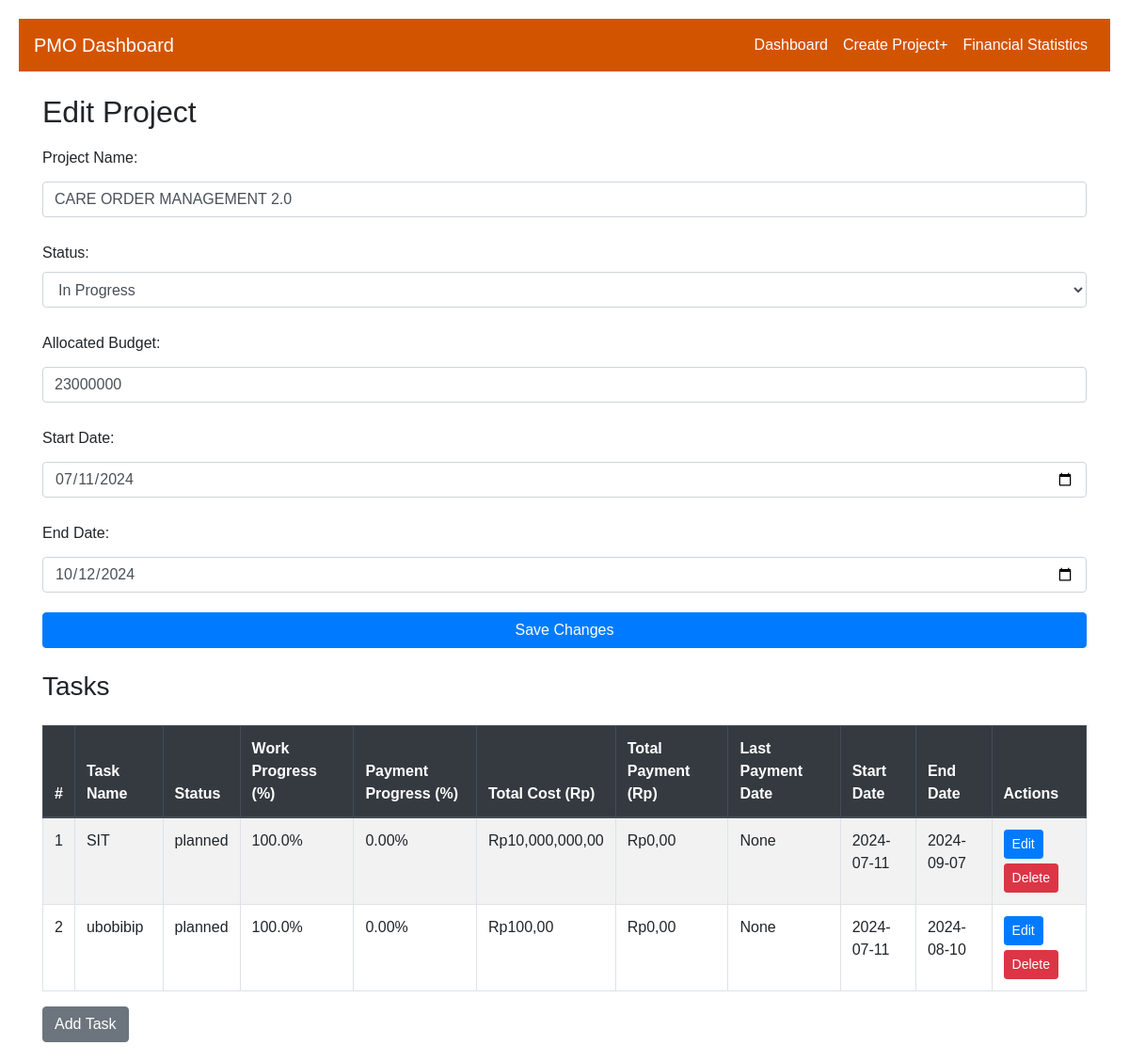
Screenshot of /edit_project/1 with the database file from the repository.
### app/models.py (models this page shows, shortened)
class Project(db.Model):
    id = db.Column(db.Integer, primary_key=True)
    name = db.Column(db.String(100), nullable=False)
    status = db.Column(db.String(50), nullable=False)
    allocated_budget = db.Column(db.Integer, nullable=False, default=0)
    start_date = db.Column(db.Date, nullable=False, default=datetime.utcnow)
    end_date = db.Column(db.Date, nullable=True)

class Task(db.Model):
    id = db.Column(db.Integer, primary_key=True)
    name = db.Column(db.String(100), nullable=False)
    status = db.Column(db.String(50), nullable=False)
    progress = db.Column(db.Integer, nullable=False, default=0)
    payment_progress = db.Column(db.Integer, nullable=False)
    cost = db.Column(db.Integer, nullable=False)
    outgoing_costs = db.Column(db.Integer, nullable=False, default=0)
    start_date = db.Column(db.Date, nullable=False, default=datetime.utcnow)
    end_date = db.Column(db.Date, nullable=True)
    last_payment_date = db.Column(db.Date, nullable=True)
    project_id = db.Column(db.Integer, db.ForeignKey('project.id'), nullable=False)
    project = db.relationship('Project', backref=db.backref('tasks', lazy=True))
    subtasks = db.relationship('Subtask', backref='task', lazy=True, cascade="all, delete-orphan")
    @property
    def total_payment(self):
        return self.outgoing_costs
    @property
    def work_progress(self):
        total_subtasks = len(self.subtasks)
        if total_subtasks == 0:
            return 0
        completed_subtasks = sum(1 for subtask in self.subtasks if subtask.status == 'done')
        return (completed_subtasks / total_subtasks) * 100

class Subtask(db.Model):
    id = db.Column(db.Integer, primary_key=True)
    name = db.Column(db.String(100), nullable=False)
    status = db.Column(db.String(50), nullable=False, default='planned')
    task_id = db.Column(db.Integer, db.ForeignKey('task.id'), nullable=False)

### app/views.py (the view, shortened to what this page needs)
@app.route('/edit_project/<int:project_id>', methods=['GET', 'POST'])
def edit_project(project_id):
    project = Project.query.get_or_404(project_id)
    return render_template('edit_project.html', project=project)

### app/templates/edit_project.html (shortened to what this page needs)
{% extends 'base.html' %}
{% block content %}
<h2 class="mt-4">Edit Project</h2>
<form action="{{ url_for('edit_project', project_id=project.id) }}" method="POST" class="mb-4">
    <div class="form-group">
        <label for="name">Project Name:</label>
        <input type="text" id="name" name="name" class="form-control" value="{{ project.name }}" required>
    </div>
    <div class="form-group">
        <label for="status">Status:</label>
        <select id="status" name="status" class="form-control" required>
            <option value="progress" {% if project.status == 'progress' %}selected{% endif %}>In Progress</option>
        </select>
    </div>
    <div class="form-group">
        <label for="allocated_budget">Allocated Budget:</label>
        <input type="number" id="allocated_budget" name="allocated_budget" class="form-control" value="{{ project.allocated_budget }}" required>
    </div>
    <div class="form-group">
        <label for="start_date">Start Date:</label>
        <input type="date" id="start_date" name="start_date" class="form-control" value="{{ project.start_date }}" required>
    </div>
    <div class="form-group">
        <label for="end_date">End Date:</label>
        <input type="date" id="end_date" name="end_date" class="form-control" value="{{ project.end_date }}">
    </div>
    <button type="submit" class="btn btn-primary">Save Changes</button>
</form>
<h3>Tasks</h3>
<table class="table table-striped table-bordered mt-4">
    <thead class="thead-dark">
        <tr>
            <th>#</th>
            <th>Task Name</th>
            <th>Status</th>
            <th>Work Progress (%)</th>
            <th>Payment Progress (%)</th>
            <th>Total Cost (Rp)</th>
            <th>Total Payment (Rp)</th>
            <th>Last Payment Date</th>
            <th>Start Date</th>
            <th>End Date</th>
            <th>Actions</th>
        </tr>
    </thead>
    <tbody>
        {% for task in project.tasks %}
        <tr>
            <td>{{ loop.index }}</td>
            <td>{{ task.name }}</td>
            <td>{{ task.status }}</td>
            <td>{{ task.work_progress }}%</td>
            <td>{{ '{:.2f}'.format(task.total_payment / task.cost * 100) if task.cost > 0 else '0' }}%</td>
            <td>Rp{{ '{:,.2f}'.format(task.cost).replace(',', '.').replace('.', ',') }}</td>
            <td>Rp{{ '{:,.2f}'.format(task.outgoing_costs).replace(',', '.').replace('.', ',') }}</td>
            <td>{{ task.last_payment_date }}</td>
            <td>{{ task.start_date }}</td>
            <td>{{ task.end_date }}</td>
            <td>
                <a href="{{ url_for('edit_task', task_id=task.id) }}" class="btn btn-primary btn-sm">Edit</a>
                <form action="{{ url_for('delete_task', task_id=task.id) }}" method="POST" style="display:inline;">
                    <button type="submit" class="btn btn-danger btn-sm">Delete</button>
                </form>
            </td>
        </tr>
        {% endfor %}
    </tbody>
</table>
<a href="{{ url_for('add_task', project_id=project.id) }}" class="btn btn-secondary">Add Task</a>
{% endblock %}

### app/static/css/style.css (style rules this page uses)
body { font-family: Arial, sans-serif; margin: 20px; }
table { width: 100%; border-collapse: collapse; }
table, th, td { border: 1px solid black; }
th, td { padding: 10px; text-align: left; }
form { display: flex; flex-direction: column; }
label { margin-top: 10px; }
input, button { padding: 10px; margin-top: 5px; }

### app/templates/base.html (style rules this page uses)
.table thead.thead-dark { background-color: #d35400; color: white; }

### rows the page displays
Project: name "CARE ORDER MANAGEMENT 2.0", status "In Progress", allocated_budget "23000000", start_date "07/11/2024", end_date "10/12/2024"
Task: name "SIT", status "planned", work_progress "100.0", cost+outgoing_costs "0.00", cost "10,000,000,00", outgoing_costs "0,00", last_payment_date "None", start_date "2024-07-11", end_date "2024-09-07"
Task: name "ubobibip", status "planned", work_progress "100.0", cost+outgoing_costs "0.00", cost "100,00", outgoing_costs "0,00", last_payment_date "None", start_date "2024-07-11", end_date "2024-08-10"
